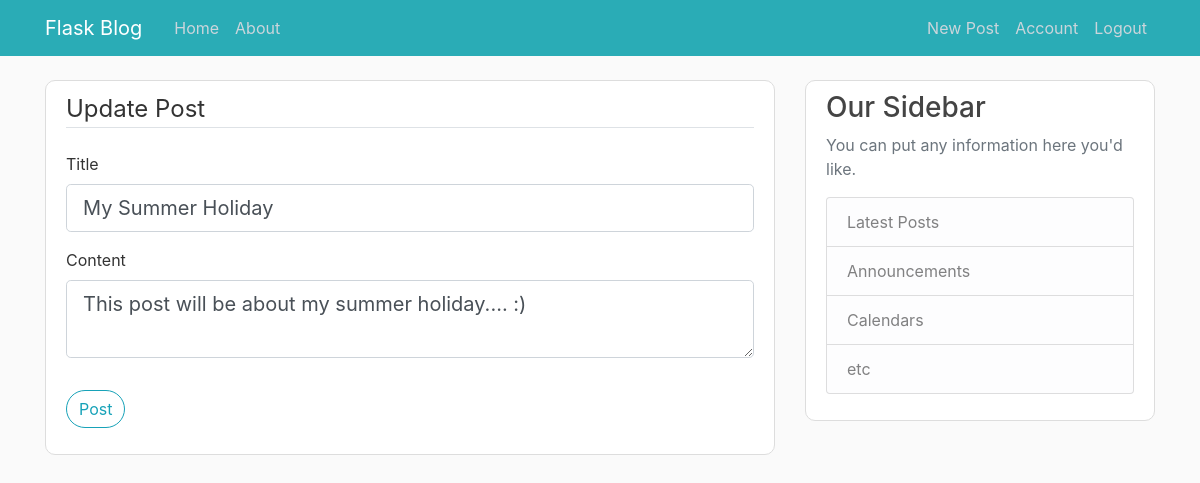
The page /post/2/update (signed in) on the database its author committed.
### flask_blog/models.py (models this page shows, shortened)
class Post(db.Model):
    id = db.Column(db.Integer, primary_key=True)
    title = db.Column(db.String(100), nullable=False)
    date_posted = db.Column(db.DateTime, nullable=False, default=lambda: datetime.now(timezone.utc))
    content = db.Column(db.Text, nullable=False)
    user_id = db.Column(db.Integer, db.ForeignKey('user.id'), nullable=False)

### flask_blog/routes.py (the view)
@app.route("/post/<int:post_id>/update", methods=['GET', 'POST'])
@login_required
def update_post(post_id):
    post = Post.query.get_or_404(post_id)
    if post.author != current_user:
        abort(403)
    form = PostForm()
    if form.validate_on_submit():
        post.title = form.title.data
        post.content = form.content.data
        db.session.commit()
        flash('Your post has been updated!', 'success')
        return redirect(url_for('post', post_id=post.id)) # redirect required due to post-get-redirect pattern
    elif request.method == 'GET':
        form.title.data = post.title
        form.content.data = post.content
    return render_template('create_post.html', title='Update Post', form=form, legend='Update Post')

### flask_blog/forms.py
class PostForm(FlaskForm):
    title = StringField('Title', validators=[DataRequired()])
    content = TextAreaField('Content', validators=[DataRequired()])
    submit = SubmitField('Post')

### flask_blog/models.py (called while the page is built)
@login_manager.user_loader
def load_user(user_id):
    return User.query.get(int(user_id))

### flask_blog/templates/create_post.html (shortened to what this page needs)
{% extends "layout.html" %}
{% block content %}
    <div class="content-section">
        <form method="POST" action="">
            <fieldset class="form-group">
                <legend class="border-bottom mb-4">{{ legend }}</legend>
                <div class="form-group">
                    {{ form.title.label(class="form-control-label") }}
                    {% if form.title.errors %}
                      {{ form.title(class="form-control form-control-lg is-invalid") }}
                      <div class="invalid-feedback">
                          {% for error in form.title.errors %}
                            <span>{{ error }}</span>
                          {% endfor %}
                      </div>
                    {% else %}
                      {{ form.title(class="form-control form-control-lg") }}
                    {% endif %}
                </div>
                <div class="form-group">
                    {{ form.content.label(class="form-control-label") }}
                    {% if form.content.errors %}
                      {{ form.content(class="form-control form-control-lg is-invalid") }}
                      <div class="invalid-feedback">
                          {% for error in form.content.errors %}
                            <span>{{ error }}</span>
                          {% endfor %}
                      </div>
                    {% else %}
                      {{ form.content(class="form-control form-control-lg") }}
                    {% endif %}
                </div>
            </fieldset>
            <div class="form-group">
                {{ form.submit(class="btn btn-outline-info") }}
            </div>
        </form>
    </div>
{% endblock content %}

### flask_blog/static/main.css (style rules this page uses)
body { background: #fafafa; color: #333333; margin-top: 5rem; }
.content-section { background: #ffffff; padding: 10px 20px; border: 1px solid #dddddd; border-radius: 10px; margin-bottom: 20px; }
.btn { border-radius: 20px; }

### rows shown on the page
Post: title "My Summer Holiday", content "This post will be about my summer holiday.... :)"

### other values the page prints
{{ legend }} "Update Post"
